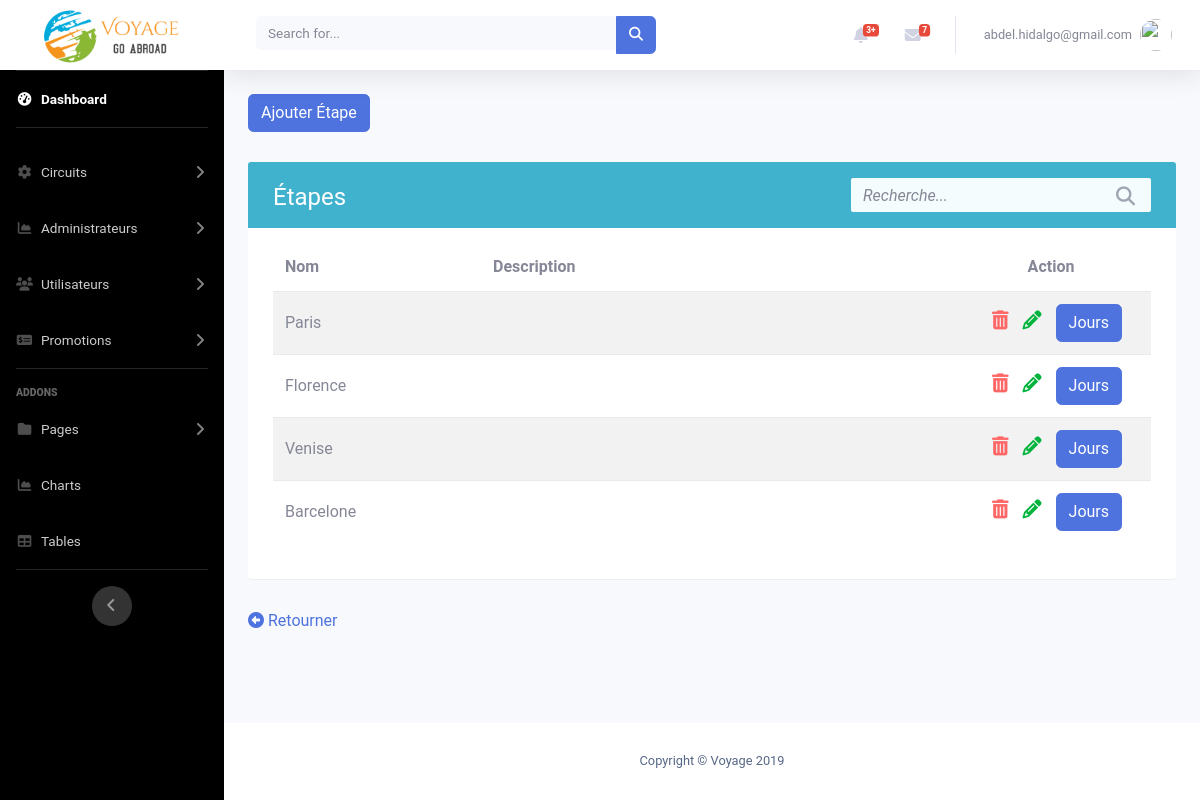
Screenshot of /admin3/listerEtapes.php?idCircuit=5 with the database file from the repository.
### tables this page shows
CREATE TABLE `etape` (
  `idEtape` int(11) NOT NULL,
  `idCircuit` int(11) NOT NULL,
  `nom` varchar(50) NOT NULL,
  `description` varchar(300) DEFAULT NULL,
  `ordre` int(11) NOT NULL
);

### admin3/listerEtapes.php (the view, shortened to what this page needs)
<?php
include "includes/header.php";
include "includes/navbar.php";
if (isset($_GET['idCircuit'])) {
    $idCircuit = $_GET['idCircuit'];
}
$stmt = $conn->query('SELECT * FROM etape WHERE idCircuit = ' . $idCircuit);
    $table = '
                <div class="table-wrapper">
                    <div class="table-title">
                        <div class="row">
                            <div class="col-sm-8">
                                <h2>Étapes</b></h2>
                            </div>
                            <div class="col-sm-4">
                                <div class="search-box">
                                    <div class="input-group">
                                        <input type="text" id="search" class="form-control" placeholder="Recherche...">
                                        <span class="input-group-addon"><i class="fa fa-search" aria-hidden="true"></i></span>
                                    </div>
                                </div>
                            </div>
                        </div>
                    </div>
                    <table class="table table-striped">
                        <thead>
                            <tr>
                                <th>Nom</th>
                                <th>Description</th>
                                <th style="width: 200px; text-align: center;">Action</th>
                            </tr>
                        </thead>
                        <tbody>';
                        while ($row = $stmt->fetch()) {
                            $table .= '
                                    <tr>
                                        <td>' . $row->nom . '</td>
                                        <td>' . $row->description . '</td>
                                        <td style="width: 200px;">
                                            <div class="col-md-12 choix">
                                                <a href="" data-toggle="modal" data-target="#exampleModal'. $row->idEtape .'"><i class="fa fa-trash" aria-hidden="true" style="color: #ff6666;"></i></a>
                                                <a href="modifierEtape.php?idEtape=' . $row->idEtape . '"><i class="fa fa-pencil" aria-hidden="true" style="color: #00b33c;"></i></a>
                                                <a href="listerJours.php?idEtape=' . $row->idEtape . '&idCircuit=' . $idCircuit . '" class="btn btn-primary" style="color: white;">Jours</a>
                                                <div style="color: black;" class="modal fade" id="exampleModal'. $row->idEtape .'" tabindex="-1" role="dialog" aria-labelledby="exampleModalLabel" aria-hidden="true">
                                                        Êtes-vous certain de vouloir supprimer "' . $row->nom . '"?
                                                            <a type="button" href="deleteEtape.php?idEtape=' . $row->idEtape . '" class="btn btn-primary">Confirmer</a>
                                                </div>
                                            </div>
                                        </td>
                                    </tr>';
                        }
                $table .= '</tbody>
                        </table>
                    </div>
                ';
?>
<div class="container minimumHeight">
    <form action="creerCircuit.php" method="GET">
        <button class="btn btn-primary" style="color: white;">Ajouter Étape</button>
    </form>
    <?php
        echo $table;
    ?>
    <a href="gererCircuit.php" class="mb-10"><i class="fas fa-arrow-alt-circle-left"></i> Retourner</a>
</div>
<?php
  include('includes/footer.php');
?>

### admin3/css/abdel.css (style rules this page uses)
.choix { text-align: right !important; }
.minimumHeight { min-height: 75vh !important; }

### admin3/css/crud.css (style rules this page uses)
body { color: #566787; background: #f7f5f2; font-family: 'Roboto', sans-serif; }
.table-wrapper { background: #fff; padding: 20px 25px; margin: 30px auto; border-radius: 3px; box-shadow: 0 1px 1px rgba(0,0,0,.05); }
.table-title { color: #fff; background: #40b2cd; padding: 16px 25px; margin: -20px -25px 10px; border-radius: 3px 3px 0 0; }
.table-title h2 { margin: 5px 0 0; font-size: 24px; }
.search-box { position: relative; float: right; }
.search-box .input-group { min-width: 300px; position: absolute; right: 0; }
.search-box .input-group-addon, .search-box input { border-color: #ddd; border-radius: 0; }
.search-box input { height: 34px; padding-right: 35px; background: #f4fcfd; border: none; border-radius: 2px !important; }
.search-box input::placeholder { font-style: italic; }
.search-box .input-group-addon { min-width: 35px; border: none; background: transparent; position: absolute; right: 0; z-index: 9; padding: 6px 0; }
.search-box i { color: #a0a5b1; font-size: 19px; position: relative; top: 2px; }
table.table { table-layout: fixed; margin-top: 15px; }
table.table tr th, table.table tr td { border-color: #e9e9e9; vertical-align: center; }
table.table th:first-child { width: 13rem; }
table.table td a { color: #a0a5b1; display: inline-block; margin: 0 5px; }
table.table td i { font-size: 19px; }
table.table thead th { border: none; }

### rows the page displays
etape: nom "Paris"
etape: nom "Florence"
etape: nom "Venise"
etape: nom "Barcelone"
